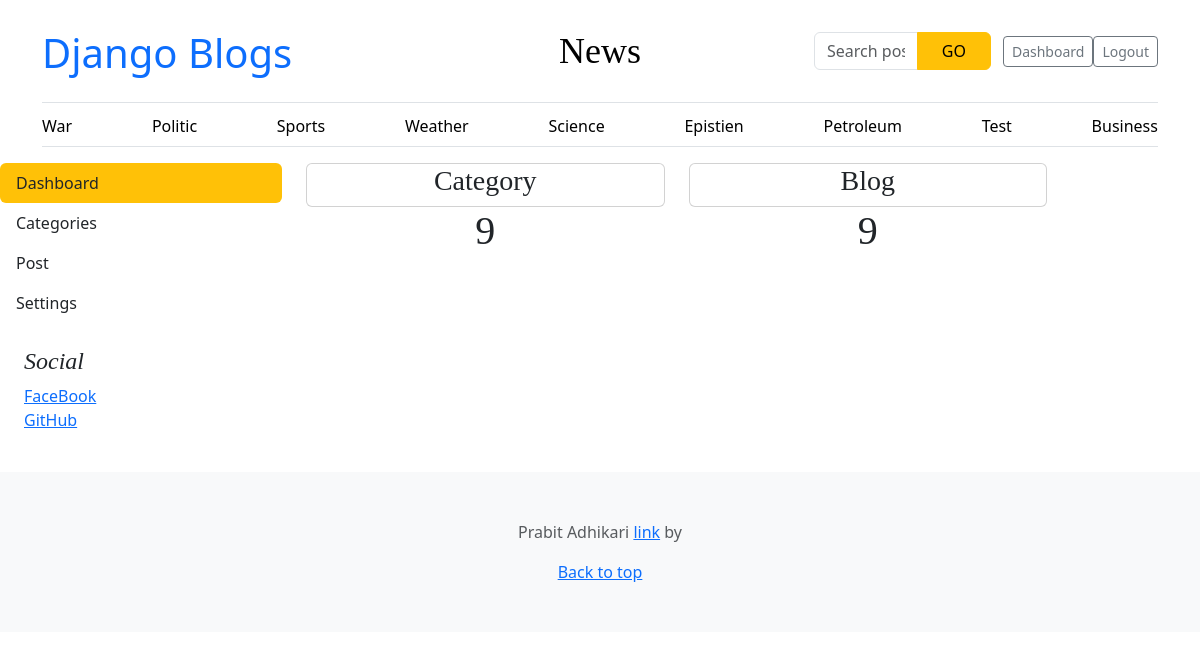
The page /dashboard/ (signed in) on the database its author committed.
### blog/models.py (models this page shows, shortened)
class Category(models.Model):
    category_name = models.CharField(max_length=1000, unique=True)
    created_at = models.DateField(auto_now_add=True)
    updated_at = models.DateField(auto_now=True)
    class Meta:
        verbose_name_plural = 'categories'
    def __str__(self):
        return f'{self.category_name}'

### about/models.py (models this page shows, shortened)
class Socials(models.Model):
    name = models.CharField(max_length=50)
    link = models.URLField(max_length=500)
    class Meta:
        verbose_name_plural = 'Social Media'

### dashboard/views.py (the view)
# urls.py: path('', include('dashboard.urls'))
@login_required(login_url='login')
def dashboard(request):
    category_count = Category.objects.all().count()
    blog_count =  Blog.objects.all().count()
    context = {
        'category_count' : category_count,
        'blog_count':  blog_count
    }
    return render(request, 'dashboard/dashboard.html', context)

### blog/context_processors.py (called while the page is built)
def get_categories(request):
    categories = Category.objects.all()
    return dict(categories=categories)

def get_socials(request):
    socials = Socials.objects.all()
    return dict(socials=socials)

### blog/templates/dashboard/dashboard.html (shortened to what this page needs)
{% extends 'base.html' %} {% block content%}
<div class="row">
 {% include 'dashboard/sidebar.html' %}
  <div class="col-md-9">
    <div class="tab-content" id="v-pills-tabContent">
      <div
        class="tab-pane fade show active"
        id="v-pills-home"
        role="tabpanel"
        aria-labelledby="v-pills-home-tab"
      >
        <div class="row">
          <div class="col-md-5 text-center ">
            <div class="card ""><h3>Category</h3></div>
            <h1>{{category_count}}</h1>
          </div>
          <div class="col-md-5 text-center">
            <div class="card ""><h3>Blog</h3></div>
            <h1>{{blog_count}}</h1>
          </div>
        </div>
      </div>
    </div>
  </div>
</div>
{% endblock%}

### blog/templates/base.html (shortened to what this page needs)
{% load static%}
<!doctype html>
<html lang="en" data-bs-theme="auto">
  <head>
    <link
      href="https://cdn.jsdelivr.net/npm/bootstrap@5.3.8/dist/css/bootstrap.min.css"
      rel="stylesheet"
    />
    <link href="{% static 'css/blog.css' %}" rel="stylesheet" />
    <link href="{% static 'css/blog.css' %}" rel="stylesheet" />
    <link
      rel="stylesheet"
      href="https://cdnjs.cloudflare.com/ajax/libs/font-awesome/4.7.0/css/font-awesome.min.css"
    />
  </head>
  <body>
    <div class="container">
      <header class="border-bottom lh-1 py-3">
        <div class="row flex-nowrap justify-content-between align-items-center">
          <div class="col-4 pt-1 fs-1">
            <a href="{% url 'home' %}" style="text-decoration: none"
              >Django Blogs</a
            >
          </div>
          <div class="col-4 text-center">
            <a
              class="blog-header-logo text-body-emphasis text-decoration-none"
              href="#"
              >News</a
            >
          </div>
          <div class="col-4 d-flex justify-content-end align-items-center">
            <div class="container py-3">
              <form
                action="{% url 'search' %}"
                method="GET"
                class="d-flex justify-content-center"
                id="search-bar"
              >
                <div class="input-group" style="max-width: 500px">
                  <input
                    type="text"
                    class="form-control"
                    placeholder="Search posts..."
                    name="keyword"
                  />
                  <button class="btn btn-warning px-4" type="submit">GO</button>
                </div>
              </form>
            </div>
            {% if user.is_authenticated %}
            <a
              class="btn btn-sm btn-outline-secondary"
              href="{% url 'dashboard' %}"
              >Dashboard</a
            >
            <a
              class="btn btn-sm btn-outline-secondary"
              href="{% url 'logout' %}"
              >Logout</a
            >
            {% endif %}
          </div>
        </div>
      </header>
      <div class="nav-scroller py-1 mb-3 border-bottom">
        <nav class="nav nav-underline justify-content-between">
          {% if categories %} {% for cat in categories %}
          <a
            class="nav-item nav-link link-body-emphasis"
            href="{% url 'post_by_category' cat.id %}"
            >{{cat}}</a
          >
          {%endfor%} {% endif %}
        </nav>
      </div>
    </div>
    {% block content%} {% endblock %}
    <div class="p-4">
      <h4 class="fst-italic">Social</h4>
      <ol class="list-unstyled">
        {% for account in socials %}
        <li><a href="{{account.link}}">{{account.name}}</a></li>
        {% endfor %}
      </ol>
    </div>
    <footer class="py-5 text-center text-body-secondary bg-body-tertiary">
      <p>
        Prabit Adhikari
        <a href="https://getbootstrap.com/">link</a> by
      </p>
      <p class="mb-0"><a href="#">Back to top</a></p>
    </footer>
  </body>
</html>

### static/css/blog.css (style rules this page uses)
.blog-header-logo { font-family: "Playfair Display", Georgia, "Times New Roman", serif ; font-size: 2.25rem; }
h1, h2, h3, h4, h5, h6 { font-family: "Playfair Display", Georgia, "Times New Roman", serif ; }

### blog/templates/base.html (style rules this page uses)
.nav-scroller { position: relative; z-index: 2; height: 2.75rem; overflow-y: hidden; }
.nav-scroller .nav { display: flex; flex-wrap: nowrap; padding-bottom: 1rem; margin-top: -1px; overflow-x: auto; text-align: center; white-space: nowrap; -webkit-overflow-scrolling: touch; }

### rows shown on the page
Category: category_name "War"
Category: category_name "Politic"
Category: category_name "Sports"
Category: category_name "Weather"
Category: category_name "Science"
Category: category_name "Epistien"
Category: category_name "Petroleum"
Category: category_name "Test"
Category: category_name "Business"
Socials: name "FaceBook"
Socials: name "GitHub"

### other values the page prints
{{ category_count }} "9"
{{ blog_count }} "9"
